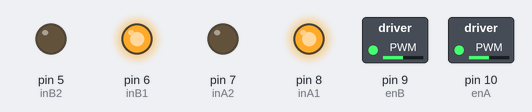
This sketch was run on a simulated Arduino Uno, built with avr-gcc and run on an emulated ATmega328P. Shown: switched loads named in the sketch (green lamp = pin HIGH), output pins drawn as LEDs (lit = HIGH). At 0.0 s the program stops and its outputs stay as they are.

Above: at 0.1 s.
Timing chart, 0 to 1.5 s (numbered marks = the images above):
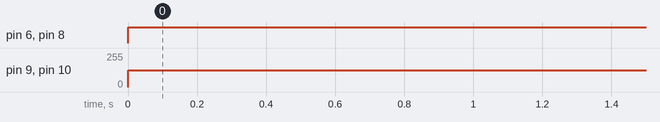

The sketch:

motorlibrary.ino
```cpp
/*
  PWM duty cycle
  100% - 255
  75%  - 191
  50%  - 127
  25%  - 63
*/

// Left motors
  int enA = 10;
  int inA1 = 8;
  int inA2 = 7;
// Right motors
  int enB = 9;
  int inB1 = 6;
  int inB2 = 5;

  class MotorControl {

  public :MotorControl(){
  }

void motorOff()  // turns motors off
{
      digitalWrite(inA1, LOW);
      digitalWrite(inA2, LOW);
      digitalWrite(inB1, LOW);
      digitalWrite(inB2, LOW);
      analogWrite(enB, 0);
      analogWrite(enA, 0);
}

void motorForward(int speed) // turns motor on in forward direction at certain speed
{
    // turn on motor side A
  digitalWrite(inA1, HIGH);
  digitalWrite(inA2, LOW);
    // turn on motor side B
  digitalWrite(inB1, HIGH);
  digitalWrite(inB2, LOW);
    // set pwm to 'speed' out of possible range 0~255
  analogWrite(enA, speed);
  analogWrite(enB, speed);
}


void motorBackward(int speed) // turns motor on in backwards direction at certain speed
{
    // turn on motor side A
  digitalWrite(inA1, LOW);
  digitalWrite(inA2, HIGH);
    // set pwm to 'speed' out of possible range 0~255
  analogWrite(enA, speed);
    // turn on motor side B
  digitalWrite(inB1, LOW);
  digitalWrite(inB2, HIGH);
    // set pwm to 'speed' out of possible range 0~255
  analogWrite(enB, speed);
}


void motorRight(int speed) // turns motor on in backwards direction at certain speed
{
    // turn on motor side A
  digitalWrite(inA1, HIGH);
  digitalWrite(inA2, LOW);
    // set pwm to 'speed' out of possible range 0~255
  analogWrite(enA, speed);
    // turn on motor side B
  digitalWrite(inB1, LOW);
  digitalWrite(inB2, HIGH);
    // set pwm to 'speed' out of possible range 0~255
  analogWrite(enB, speed);
}

void motorLeft(int speed) // turns motor on in backwards direction at certain speed
{
    // turn on motor side A
  digitalWrite(inA1, LOW);
  digitalWrite(inA2, HIGH);
    // set pwm to 'speed' out of possible range 0~255
  analogWrite(enA, speed);
    // turn on motor side B
  digitalWrite(inB1, HIGH);
  digitalWrite(inB2, LOW);
    // set pwm to 'speed' out of possible range 0~255
  analogWrite(enB, speed);
}
};

void setup(void)
{

  // set all the motor control pins to outputs
  pinMode(enA, OUTPUT);
  pinMode(enB, OUTPUT);
  pinMode(inA1, OUTPUT);
  pinMode(inA2, OUTPUT);
  pinMode(inB1, OUTPUT);
  pinMode(inB2, OUTPUT);


  Serial.begin(9600);

}


void loop(void)
{
  MotorControl test;

  test.motorForward(127); 	// turns on motor in forward direction with pwm duty cycle of 200/255
  while(1);    			// infinite loop
}
```

Measured:
- by itself, pin 6 (inB1), pin 8 (inA1): LOW → HIGH at 0.00 s
- by itself, pin 9 (enB), pin 10 (enA): 0/255 → 127/255 at 0.00 s
